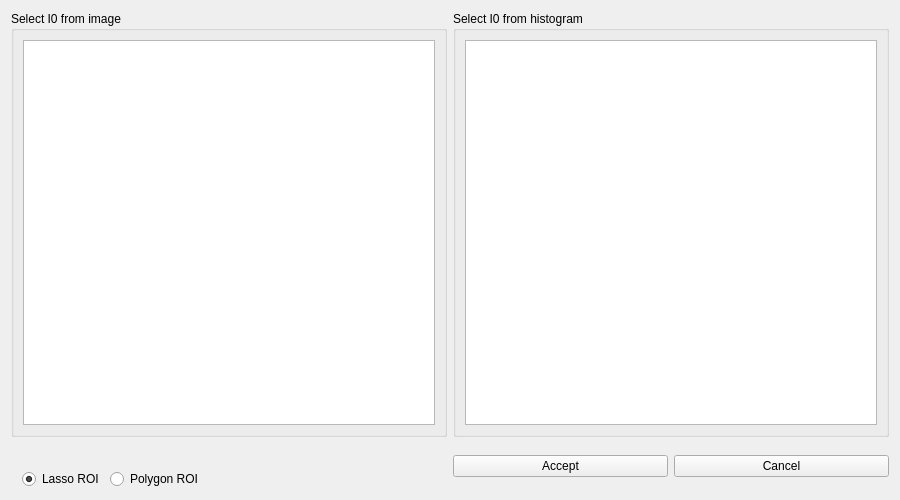
<?xml version="1.0" encoding="UTF-8"?>
<ui version="4.0">
 <class>Histogram</class>
 <widget class="QWidget" name="Histogram">
  <property name="geometry">
   <rect>
    <x>0</x>
    <y>0</y>
    <width>900</width>
    <height>500</height>
   </rect>
  </property>
  <property name="windowTitle">
   <string>Form</string>
  </property>
  <layout class="QVBoxLayout" name="verticalLayout">
   <item>
    <layout class="QGridLayout" name="gridLayout">
     <item row="0" column="1">
      <widget class="QGroupBox" name="groupBox_2">
       <property name="sizePolicy">
        <sizepolicy hsizetype="MinimumExpanding" vsizetype="MinimumExpanding">
         <horstretch>0</horstretch>
         <verstretch>0</verstretch>
        </sizepolicy>
       </property>
       <property name="title">
        <string>Select I0 from histogram</string>
       </property>
       <layout class="QHBoxLayout" name="horizontalLayout_3">
        <item>
         <widget class="PlotWidget" name="HistoWidget"/>
        </item>
       </layout>
      </widget>
     </item>
     <item row="1" column="1">
      <layout class="QHBoxLayout" name="horizontalLayout_2">
       <item>
        <widget class="QPushButton" name="button_ok">
         <property name="text">
          <string>Accept</string>
         </property>
        </widget>
       </item>
       <item>
        <widget class="QPushButton" name="button_cancel">
         <property name="text">
          <string>Cancel</string>
         </property>
        </widget>
       </item>
      </layout>
     </item>
     <item row="0" column="0">
      <widget class="QGroupBox" name="groupBox">
       <property name="sizePolicy">
        <sizepolicy hsizetype="MinimumExpanding" vsizetype="MinimumExpanding">
         <horstretch>0</horstretch>
         <verstretch>0</verstretch>
        </sizepolicy>
       </property>
       <property name="minimumSize">
        <size>
         <width>100</width>
         <height>100</height>
        </size>
       </property>
       <property name="title">
        <string>Select I0 from image</string>
       </property>
       <layout class="QHBoxLayout" name="horizontalLayout_4">
        <item>
         <widget class="GraphicsLayoutWidget" name="I0Widget"/>
        </item>
       </layout>
      </widget>
     </item>
     <item row="1" column="0">
      <layout class="QGridLayout" name="gridLayout_2">
       <item row="0" column="0" colspan="4">
        <widget class="QLabel" name="I0instructions">
         <property name="minimumSize">
          <size>
           <width>0</width>
           <height>20</height>
          </size>
         </property>
         <property name="maximumSize">
          <size>
           <width>425</width>
           <height>20</height>
          </size>
         </property>
         <property name="frameShadow">
          <enum>QFrame::Sunken</enum>
         </property>
         <property name="lineWidth">
          <number>5</number>
         </property>
         <property name="text">
          <string/>
         </property>
         <property name="margin">
          <number>0</number>
         </property>
         <property name="indent">
          <number>12</number>
         </property>
        </widget>
       </item>
       <item row="1" column="1">
        <widget class="QRadioButton" name="radioLassoROI">
         <property name="text">
          <string>Lasso ROI</string>
         </property>
         <property name="checked">
          <bool>true</bool>
         </property>
         <property name="autoExclusive">
          <bool>true</bool>
         </property>
        </widget>
       </item>
       <item row="1" column="3">
        <spacer name="horizontalSpacer">
         <property name="orientation">
          <enum>Qt::Horizontal</enum>
         </property>
         <property name="sizeHint" stdset="0">
          <size>
           <width>40</width>
           <height>20</height>
          </size>
         </property>
        </spacer>
       </item>
       <item row="1" column="2">
        <widget class="QRadioButton" name="radioPolyROI">
         <property name="text">
          <string>Polygon ROI</string>
         </property>
         <property name="checked">
          <bool>false</bool>
         </property>
        </widget>
       </item>
       <item row="1" column="0">
        <spacer name="horizontalSpacer_2">
         <property name="orientation">
          <enum>Qt::Horizontal</enum>
         </property>
         <property name="sizeType">
          <enum>QSizePolicy::Fixed</enum>
         </property>
         <property name="sizeHint" stdset="0">
          <size>
           <width>5</width>
           <height>20</height>
          </size>
         </property>
        </spacer>
       </item>
      </layout>
     </item>
    </layout>
   </item>
  </layout>
 </widget>
 <customwidgets>
  <customwidget>
   <class>GraphicsLayoutWidget</class>
   <extends>QGraphicsView</extends>
   <header>pyqtgraph</header>
  </customwidget>
  <customwidget>
   <class>PlotWidget</class>
   <extends>QGraphicsView</extends>
   <header location="global">pyqtgraph</header>
  </customwidget>
 </customwidgets>
 <resources/>
 <connections/>
</ui>
